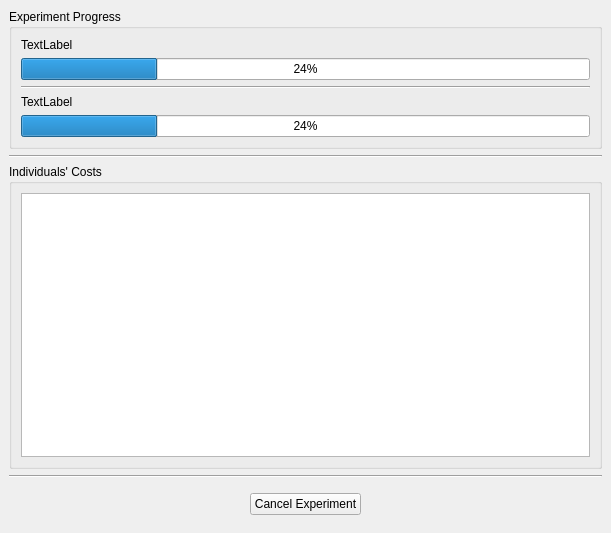
<?xml version="1.0" encoding="UTF-8"?>
<ui version="4.0">
 <class>ExperimentInProgressWindow</class>
 <widget class="QMainWindow" name="ExperimentInProgressWindow">
  <property name="windowModality">
   <enum>Qt::ApplicationModal</enum>
  </property>
  <property name="geometry">
   <rect>
    <x>0</x>
    <y>0</y>
    <width>611</width>
    <height>533</height>
   </rect>
  </property>
  <property name="windowTitle">
   <string>Experiment Evaluation</string>
  </property>
  <widget class="QWidget" name="centralWidget">
   <layout class="QVBoxLayout" name="verticalLayout">
    <item>
     <widget class="QGroupBox" name="groupBox_3">
      <property name="sizePolicy">
       <sizepolicy hsizetype="MinimumExpanding" vsizetype="Fixed">
        <horstretch>0</horstretch>
        <verstretch>0</verstretch>
       </sizepolicy>
      </property>
      <property name="title">
       <string>Experiment Progress</string>
      </property>
      <property name="flat">
       <bool>false</bool>
      </property>
      <layout class="QVBoxLayout" name="verticalLayout_3">
       <item>
        <widget class="QLabel" name="gen_label">
         <property name="text">
          <string>TextLabel</string>
         </property>
        </widget>
       </item>
       <item>
        <widget class="QProgressBar" name="gen_progress_bar">
         <property name="value">
          <number>24</number>
         </property>
        </widget>
       </item>
       <item>
        <widget class="Line" name="line">
         <property name="orientation">
          <enum>Qt::Horizontal</enum>
         </property>
        </widget>
       </item>
       <item>
        <widget class="QLabel" name="indiv_label">
         <property name="text">
          <string>TextLabel</string>
         </property>
        </widget>
       </item>
       <item>
        <widget class="QProgressBar" name="indiv_progress_bar">
         <property name="value">
          <number>24</number>
         </property>
        </widget>
       </item>
      </layout>
     </widget>
    </item>
    <item>
     <widget class="Line" name="line_2">
      <property name="orientation">
       <enum>Qt::Horizontal</enum>
      </property>
     </widget>
    </item>
    <item>
     <widget class="QGroupBox" name="picture_groupBox">
      <property name="title">
       <string>Individuals' Costs</string>
      </property>
      <layout class="QVBoxLayout" name="picture_layout">
       <item>
        <widget class="QTextEdit" name="indiv_chart"/>
       </item>
      </layout>
     </widget>
    </item>
    <item>
     <widget class="Line" name="line_3">
      <property name="orientation">
       <enum>Qt::Horizontal</enum>
      </property>
     </widget>
    </item>
    <item>
     <widget class="QFrame" name="frame">
      <property name="sizePolicy">
       <sizepolicy hsizetype="MinimumExpanding" vsizetype="Fixed">
        <horstretch>0</horstretch>
        <verstretch>0</verstretch>
       </sizepolicy>
      </property>
      <property name="frameShape">
       <enum>QFrame::NoFrame</enum>
      </property>
      <property name="frameShadow">
       <enum>QFrame::Raised</enum>
      </property>
      <layout class="QHBoxLayout" name="horizontalLayout">
       <item>
        <spacer name="horizontalSpacer">
         <property name="orientation">
          <enum>Qt::Horizontal</enum>
         </property>
         <property name="sizeHint" stdset="0">
          <size>
           <width>40</width>
           <height>20</height>
          </size>
         </property>
        </spacer>
       </item>
       <item>
        <widget class="QPushButton" name="cancel_button">
         <property name="text">
          <string>Cancel Experiment</string>
         </property>
        </widget>
       </item>
       <item>
        <spacer name="horizontalSpacer_2">
         <property name="orientation">
          <enum>Qt::Horizontal</enum>
         </property>
         <property name="sizeHint" stdset="0">
          <size>
           <width>40</width>
           <height>20</height>
          </size>
         </property>
        </spacer>
       </item>
      </layout>
     </widget>
    </item>
   </layout>
  </widget>
 </widget>
 <resources/>
 <connections>
  <connection>
   <sender>cancel_button</sender>
   <signal>clicked()</signal>
   <receiver>ExperimentInProgressWindow</receiver>
   <slot>on_cancel_button_clicked()</slot>
   <hints>
    <hint type="sourcelabel">
     <x>199</x>
     <y>245</y>
    </hint>
    <hint type="destinationlabel">
     <x>199</x>
     <y>149</y>
    </hint>
   </hints>
  </connection>
 </connections>
 <slots>
  <slot>on_cancel_button_clicked()</slot>
 </slots>
</ui>
